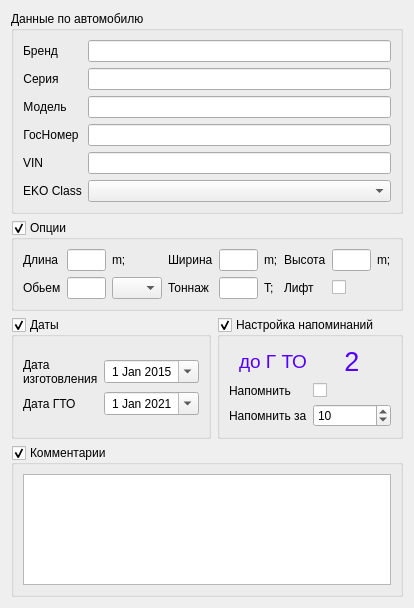
<?xml version="1.0" encoding="UTF-8"?>
<ui version="4.0">
 <class>TemplateFormAuto</class>
 <widget class="QWidget" name="TemplateFormAuto">
  <property name="geometry">
   <rect>
    <x>0</x>
    <y>0</y>
    <width>376</width>
    <height>608</height>
   </rect>
  </property>
  <property name="sizePolicy">
   <sizepolicy hsizetype="Expanding" vsizetype="Expanding">
    <horstretch>0</horstretch>
    <verstretch>0</verstretch>
   </sizepolicy>
  </property>
  <property name="windowTitle">
   <string>Auto</string>
  </property>
  <layout class="QGridLayout" name="gridLayout">
   <item row="0" column="3">
    <layout class="QGridLayout" name="gridLayout_2">
     <item row="2" column="1">
      <widget class="QGroupBox" name="groupBox_4">
       <property name="sizePolicy">
        <sizepolicy hsizetype="Expanding" vsizetype="Expanding">
         <horstretch>0</horstretch>
         <verstretch>0</verstretch>
        </sizepolicy>
       </property>
       <property name="title">
        <string>Настройка напоминаний</string>
       </property>
       <property name="checkable">
        <bool>true</bool>
       </property>
       <layout class="QGridLayout" name="gridLayout_9">
        <item row="1" column="0">
         <layout class="QGridLayout" name="gridLayout_10">
          <item row="0" column="0">
           <widget class="QLabel" name="label_17">
            <property name="font">
             <font>
              <pointsize>14</pointsize>
             </font>
            </property>
            <property name="styleSheet">
             <string notr="true">color: rgb(85, 0, 255);</string>
            </property>
            <property name="text">
             <string>до Г ТО</string>
            </property>
            <property name="alignment">
             <set>Qt::AlignRight|Qt::AlignTrailing|Qt::AlignVCenter</set>
            </property>
           </widget>
          </item>
          <item row="1" column="0">
           <widget class="QLabel" name="label_21">
            <property name="text">
             <string>Напомнить</string>
            </property>
            <property name="alignment">
             <set>Qt::AlignLeading|Qt::AlignLeft|Qt::AlignVCenter</set>
            </property>
           </widget>
          </item>
          <item row="0" column="1">
           <widget class="QLabel" name="labelDayBefore">
            <property name="font">
             <font>
              <pointsize>20</pointsize>
             </font>
            </property>
            <property name="styleSheet">
             <string notr="true">color: rgb(85, 0, 255);</string>
            </property>
            <property name="text">
             <string>2</string>
            </property>
            <property name="alignment">
             <set>Qt::AlignCenter</set>
            </property>
           </widget>
          </item>
          <item row="2" column="1">
           <widget class="QSpinBox" name="spinBoxCountDays">
            <property name="minimumSize">
             <size>
              <width>50</width>
              <height>0</height>
             </size>
            </property>
            <property name="stepType">
             <enum>QAbstractSpinBox::AdaptiveDecimalStepType</enum>
            </property>
            <property name="value">
             <number>10</number>
            </property>
           </widget>
          </item>
          <item row="1" column="1">
           <widget class="QCheckBox" name="checkBoxReminder">
            <property name="text">
             <string/>
            </property>
           </widget>
          </item>
          <item row="2" column="0">
           <widget class="QLabel" name="label_20">
            <property name="text">
             <string>Напомнить за</string>
            </property>
            <property name="alignment">
             <set>Qt::AlignLeading|Qt::AlignLeft|Qt::AlignVCenter</set>
            </property>
           </widget>
          </item>
         </layout>
        </item>
       </layout>
      </widget>
     </item>
     <item row="2" column="0">
      <widget class="QGroupBox" name="groupBox_2">
       <property name="sizePolicy">
        <sizepolicy hsizetype="Expanding" vsizetype="Expanding">
         <horstretch>0</horstretch>
         <verstretch>0</verstretch>
        </sizepolicy>
       </property>
       <property name="title">
        <string>Даты</string>
       </property>
       <property name="checkable">
        <bool>true</bool>
       </property>
       <layout class="QGridLayout" name="gridLayout_13">
        <item row="0" column="0">
         <layout class="QGridLayout" name="gridLayout_11">
          <item row="0" column="1">
           <widget class="QDateEdit" name="dateEditYearOfIssue">
            <property name="sizePolicy">
             <sizepolicy hsizetype="Expanding" vsizetype="Fixed">
              <horstretch>0</horstretch>
              <verstretch>0</verstretch>
             </sizepolicy>
            </property>
            <property name="alignment">
             <set>Qt::AlignCenter</set>
            </property>
            <property name="calendarPopup">
             <bool>true</bool>
            </property>
            <property name="date">
             <date>
              <year>2015</year>
              <month>1</month>
              <day>1</day>
             </date>
            </property>
           </widget>
          </item>
          <item row="1" column="1">
           <widget class="QDateEdit" name="dateEditNextTechInspection">
            <property name="sizePolicy">
             <sizepolicy hsizetype="Expanding" vsizetype="Fixed">
              <horstretch>0</horstretch>
              <verstretch>0</verstretch>
             </sizepolicy>
            </property>
            <property name="minimumSize">
             <size>
              <width>0</width>
              <height>0</height>
             </size>
            </property>
            <property name="alignment">
             <set>Qt::AlignCenter</set>
            </property>
            <property name="calendarPopup">
             <bool>true</bool>
            </property>
            <property name="date">
             <date>
              <year>2021</year>
              <month>1</month>
              <day>1</day>
             </date>
            </property>
           </widget>
          </item>
          <item row="1" column="0">
           <widget class="QLabel" name="label_5">
            <property name="sizePolicy">
             <sizepolicy hsizetype="Maximum" vsizetype="Preferred">
              <horstretch>0</horstretch>
              <verstretch>0</verstretch>
             </sizepolicy>
            </property>
            <property name="text">
             <string>Дата ГТО</string>
            </property>
            <property name="alignment">
             <set>Qt::AlignLeading|Qt::AlignLeft|Qt::AlignVCenter</set>
            </property>
           </widget>
          </item>
          <item row="0" column="0">
           <widget class="QLabel" name="label_2">
            <property name="sizePolicy">
             <sizepolicy hsizetype="Maximum" vsizetype="Preferred">
              <horstretch>0</horstretch>
              <verstretch>0</verstretch>
             </sizepolicy>
            </property>
            <property name="text">
             <string>Дата
изготовления</string>
            </property>
            <property name="alignment">
             <set>Qt::AlignLeading|Qt::AlignLeft|Qt::AlignVCenter</set>
            </property>
           </widget>
          </item>
         </layout>
        </item>
       </layout>
      </widget>
     </item>
     <item row="3" column="0" colspan="2">
      <widget class="QGroupBox" name="groupBox_3">
       <property name="title">
        <string>Комментарии</string>
       </property>
       <property name="checkable">
        <bool>true</bool>
       </property>
       <layout class="QGridLayout" name="gridLayout_8">
        <item row="0" column="0">
         <widget class="QPlainTextEdit" name="plainTextEditComments"/>
        </item>
       </layout>
      </widget>
     </item>
     <item row="0" column="0" colspan="2">
      <widget class="QGroupBox" name="groupBox_5">
       <property name="sizePolicy">
        <sizepolicy hsizetype="Preferred" vsizetype="Expanding">
         <horstretch>0</horstretch>
         <verstretch>0</verstretch>
        </sizepolicy>
       </property>
       <property name="minimumSize">
        <size>
         <width>300</width>
         <height>0</height>
        </size>
       </property>
       <property name="title">
        <string>Данные по автомобилю</string>
       </property>
       <layout class="QGridLayout" name="gridLayout_14">
        <item row="0" column="0">
         <layout class="QGridLayout" name="gridLayout_19">
          <item row="4" column="0">
           <widget class="QLabel" name="label_19">
            <property name="sizePolicy">
             <sizepolicy hsizetype="Maximum" vsizetype="Preferred">
              <horstretch>0</horstretch>
              <verstretch>0</verstretch>
             </sizepolicy>
            </property>
            <property name="text">
             <string>ГосНомер</string>
            </property>
            <property name="alignment">
             <set>Qt::AlignCenter</set>
            </property>
           </widget>
          </item>
          <item row="6" column="1">
           <widget class="QComboBox" name="comboBoxEcoClass">
            <property name="sizePolicy">
             <sizepolicy hsizetype="Expanding" vsizetype="Fixed">
              <horstretch>0</horstretch>
              <verstretch>0</verstretch>
             </sizepolicy>
            </property>
           </widget>
          </item>
          <item row="3" column="1">
           <widget class="QLineEdit" name="lineEditModel"/>
          </item>
          <item row="4" column="1">
           <widget class="QLineEdit" name="lineEditGosNumber"/>
          </item>
          <item row="1" column="0">
           <widget class="QLabel" name="label">
            <property name="sizePolicy">
             <sizepolicy hsizetype="Maximum" vsizetype="Preferred">
              <horstretch>0</horstretch>
              <verstretch>0</verstretch>
             </sizepolicy>
            </property>
            <property name="text">
             <string>Бренд</string>
            </property>
            <property name="alignment">
             <set>Qt::AlignCenter</set>
            </property>
           </widget>
          </item>
          <item row="1" column="1">
           <widget class="QLineEdit" name="lineEditBrandAuto"/>
          </item>
          <item row="3" column="0">
           <widget class="QLabel" name="labelMarka">
            <property name="sizePolicy">
             <sizepolicy hsizetype="Maximum" vsizetype="Preferred">
              <horstretch>0</horstretch>
              <verstretch>0</verstretch>
             </sizepolicy>
            </property>
            <property name="text">
             <string>Модель</string>
            </property>
            <property name="alignment">
             <set>Qt::AlignCenter</set>
            </property>
           </widget>
          </item>
          <item row="2" column="0">
           <widget class="QLabel" name="label_18">
            <property name="sizePolicy">
             <sizepolicy hsizetype="Maximum" vsizetype="Preferred">
              <horstretch>0</horstretch>
              <verstretch>0</verstretch>
             </sizepolicy>
            </property>
            <property name="text">
             <string>Серия</string>
            </property>
            <property name="alignment">
             <set>Qt::AlignCenter</set>
            </property>
           </widget>
          </item>
          <item row="5" column="1">
           <widget class="QLineEdit" name="lineEditVIN">
            <property name="sizePolicy">
             <sizepolicy hsizetype="Expanding" vsizetype="Fixed">
              <horstretch>0</horstretch>
              <verstretch>0</verstretch>
             </sizepolicy>
            </property>
           </widget>
          </item>
          <item row="6" column="0">
           <widget class="QLabel" name="label_4">
            <property name="sizePolicy">
             <sizepolicy hsizetype="Maximum" vsizetype="Preferred">
              <horstretch>0</horstretch>
              <verstretch>0</verstretch>
             </sizepolicy>
            </property>
            <property name="text">
             <string>EKO Class</string>
            </property>
            <property name="alignment">
             <set>Qt::AlignCenter</set>
            </property>
           </widget>
          </item>
          <item row="2" column="1">
           <widget class="QLineEdit" name="lineEditSeriesAuto"/>
          </item>
          <item row="5" column="0">
           <widget class="QLabel" name="label_3">
            <property name="sizePolicy">
             <sizepolicy hsizetype="Maximum" vsizetype="Preferred">
              <horstretch>0</horstretch>
              <verstretch>0</verstretch>
             </sizepolicy>
            </property>
            <property name="text">
             <string>VIN</string>
            </property>
            <property name="alignment">
             <set>Qt::AlignCenter</set>
            </property>
           </widget>
          </item>
         </layout>
        </item>
       </layout>
      </widget>
     </item>
     <item row="1" column="0" colspan="2">
      <widget class="QGroupBox" name="groupBoxCargoonOptions">
       <property name="sizePolicy">
        <sizepolicy hsizetype="Expanding" vsizetype="Expanding">
         <horstretch>0</horstretch>
         <verstretch>0</verstretch>
        </sizepolicy>
       </property>
       <property name="title">
        <string>Опции</string>
       </property>
       <property name="checkable">
        <bool>true</bool>
       </property>
       <layout class="QGridLayout" name="gridLayout_5">
        <item row="0" column="1">
         <layout class="QGridLayout" name="gridLayout_4">
          <item row="3" column="1">
           <widget class="QLabel" name="label_10">
            <property name="text">
             <string>Обьем</string>
            </property>
            <property name="alignment">
             <set>Qt::AlignLeading|Qt::AlignLeft|Qt::AlignVCenter</set>
            </property>
           </widget>
          </item>
          <item row="0" column="5">
           <widget class="QLineEdit" name="lineEditWidthCargon"/>
          </item>
          <item row="3" column="3">
           <widget class="QComboBox" name="comboBoxNotation">
            <property name="sizePolicy">
             <sizepolicy hsizetype="Maximum" vsizetype="Fixed">
              <horstretch>0</horstretch>
              <verstretch>0</verstretch>
             </sizepolicy>
            </property>
            <property name="maximumSize">
             <size>
              <width>50</width>
              <height>16777215</height>
             </size>
            </property>
            <property name="currentText">
             <string/>
            </property>
           </widget>
          </item>
          <item row="0" column="4">
           <widget class="QLabel" name="label_8">
            <property name="text">
             <string>Ширина</string>
            </property>
            <property name="alignment">
             <set>Qt::AlignLeading|Qt::AlignLeft|Qt::AlignVCenter</set>
            </property>
           </widget>
          </item>
          <item row="3" column="2">
           <widget class="QLineEdit" name="lineEditWolumeCargon"/>
          </item>
          <item row="0" column="1">
           <widget class="QLabel" name="label_7">
            <property name="text">
             <string>Длина</string>
            </property>
           </widget>
          </item>
          <item row="0" column="3">
           <widget class="QLabel" name="label_13">
            <property name="sizePolicy">
             <sizepolicy hsizetype="Maximum" vsizetype="Preferred">
              <horstretch>0</horstretch>
              <verstretch>0</verstretch>
             </sizepolicy>
            </property>
            <property name="text">
             <string>m;</string>
            </property>
           </widget>
          </item>
          <item row="0" column="6">
           <widget class="QLabel" name="label_14">
            <property name="sizePolicy">
             <sizepolicy hsizetype="Maximum" vsizetype="Preferred">
              <horstretch>0</horstretch>
              <verstretch>0</verstretch>
             </sizepolicy>
            </property>
            <property name="text">
             <string>m;</string>
            </property>
           </widget>
          </item>
          <item row="0" column="7">
           <widget class="QLabel" name="label_9">
            <property name="text">
             <string>Высота</string>
            </property>
            <property name="alignment">
             <set>Qt::AlignLeading|Qt::AlignLeft|Qt::AlignVCenter</set>
            </property>
           </widget>
          </item>
          <item row="0" column="2">
           <widget class="QLineEdit" name="lineEditLenthCargon"/>
          </item>
          <item row="0" column="8">
           <widget class="QLineEdit" name="lineEditHeightCargoon"/>
          </item>
          <item row="0" column="9">
           <widget class="QLabel" name="label_15">
            <property name="sizePolicy">
             <sizepolicy hsizetype="Maximum" vsizetype="Preferred">
              <horstretch>0</horstretch>
              <verstretch>0</verstretch>
             </sizepolicy>
            </property>
            <property name="text">
             <string>m;</string>
            </property>
           </widget>
          </item>
          <item row="3" column="4">
           <widget class="QLabel" name="label_12">
            <property name="text">
             <string>Тоннаж</string>
            </property>
            <property name="alignment">
             <set>Qt::AlignLeading|Qt::AlignLeft|Qt::AlignVCenter</set>
            </property>
           </widget>
          </item>
          <item row="3" column="5">
           <widget class="QLineEdit" name="lineEditMaximalCarring"/>
          </item>
          <item row="3" column="7">
           <widget class="QLabel" name="label_16">
            <property name="text">
             <string>Лифт</string>
            </property>
            <property name="alignment">
             <set>Qt::AlignLeading|Qt::AlignLeft|Qt::AlignVCenter</set>
            </property>
           </widget>
          </item>
          <item row="3" column="6">
           <widget class="QLabel" name="label_11">
            <property name="sizePolicy">
             <sizepolicy hsizetype="Maximum" vsizetype="Preferred">
              <horstretch>0</horstretch>
              <verstretch>0</verstretch>
             </sizepolicy>
            </property>
            <property name="text">
             <string>T;</string>
            </property>
           </widget>
          </item>
          <item row="3" column="8">
           <widget class="QCheckBox" name="checkBoxTatLift">
            <property name="text">
             <string/>
            </property>
           </widget>
          </item>
         </layout>
        </item>
       </layout>
      </widget>
     </item>
    </layout>
   </item>
  </layout>
 </widget>
 <resources/>
 <connections/>
</ui>
